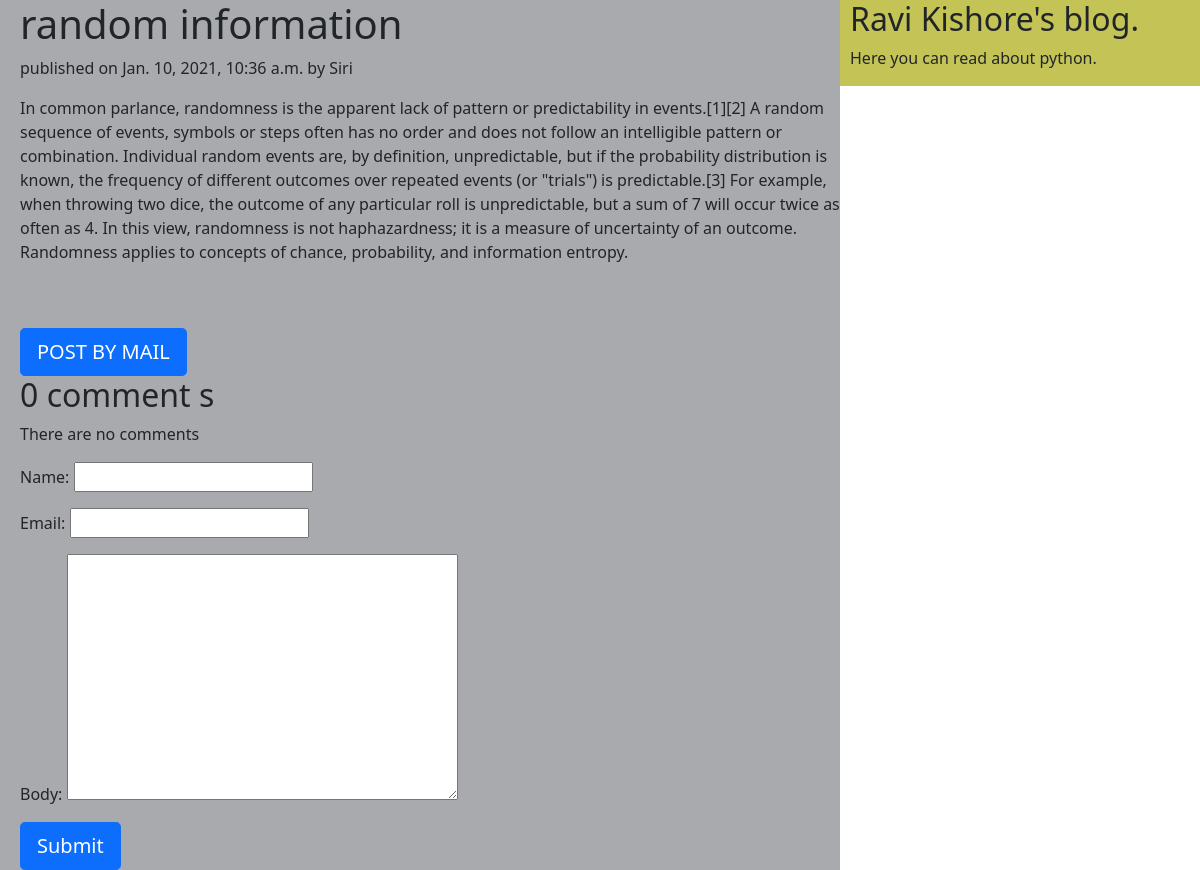
Page /2021/01/10/random-information/ on the committed database.
### myApp/models.py (models this page shows, shortened)
class Post(models.Model):
    STATUS_CHOICES = (('draft','Draft'), ('published', 'Published'))
    title = models.CharField(max_length = 256)
    slug = models.SlugField(max_length = 264, unique_for_date = 'publish')
    author = models.ForeignKey(User, related_name = 'blog_posts', on_delete = models.CASCADE)
    body = models.TextField()
    publish = models.DateTimeField(default = timezone.now)
    created = models.DateTimeField(auto_now_add = True)
    updated = models.DateTimeField(auto_now = True)
    status = models.CharField(max_length = 10, choices = STATUS_CHOICES, default = 'draft')
    objects = CustomManager()
    class Meta:
        ordering = ('-publish',)

### myApp/views.py (the view, shortened to what this page needs)
# urls.py: url(r'^(?P<year>\d{4})/(?P<month>\d{2})/(?P<day>\d{2})/(?P<post>[-\w]+)/$', views.post_detail_view, name = 'post_detail'),
def post_detail_view(request, year, month, day, post):
    post = get_object_or_404(Post, slug = post, publish__year = year, publish__month = month, publish__day = day)
    comments = post.comments.filter(active=True)
    csubmit = False
    form = CommentForm()
    d = {'post': post,'form': form, 'csubmit':csubmit, 'comments':comments}
    return render(request, 'myApp/post_detail.html', d)

### myApp/forms.py
class CommentForm(forms.ModelForm):
    class Meta:
        model = Comment
        fields = ('name', 'email', 'body')

### myApp/models.py (called while the page is built)
    def get_queryset(self):
        return super().get_queryset().filter(status='published')

### templates/myApp/post_detail.html (shortened to what this page needs)
<!DOCTYPE html>
<html>
  {% extends 'myApp/parent.html'%}
    {% block content_block%}
    <h1>{{post.title}}</h1>
    <p>published on {{post.publish}} by {{post.author|title}}</p>
    {{post.body|linebreaks}}<br><br>
    <a href ="/{{post.id}}/share" class='btn btn-lg btn-primary'>POST BY MAIL</a>
    {%with comments.count as comments_count%}
    <h2>{{comments_count}} comment {{comments_count|pluralize}}</h2>
    {%endwith%}
    {%if comments%}
    {%for c in comments%}
    <p>Comment {{forloop.counter}} by {{c.name}}</p>
    <div>{{c.body|linebreaks}} </div>
    <hr>
    {%endfor%}
    {% else %}
    <p>There are no comments</p>
    {%endif%}
    {%if csubmit%}
    <h2>Thank you. Your comment has been added succesfully.</h2>
    {%else%}
    <form method="post">
      {{form.as_p}}
      <input type="submit" class="btn btn-lg btn-primary" value ="Submit">
    </form>
    {%endif%}
    {% endblock %}

### rows in the picture
Post: publish "Jan. 10, 2021, 10:36 a.m.", author "Siri", body "In common parlance, randomness is the apparent lack of pattern or predictability in events.[1][2] A random sequence of events, symbols or steps often has no order and does not follow an intelligible pattern or combination. Individual random events are, by definition, unpredictable, but if the probability distribution is known, the frequency of different outcomes over repeated events (or \"trials\") is predictable.[3] For example, when throwing two dice, the outcome of any particular roll is unpredictable, but a sum of 7 will occur twice as often as 4. In this view, randomness is not haphazardness; it is a measure of uncertainty of an outcome. Randomness applies to concepts of chance,…"

### other values in the picture
{{ comments_count }} "0"
